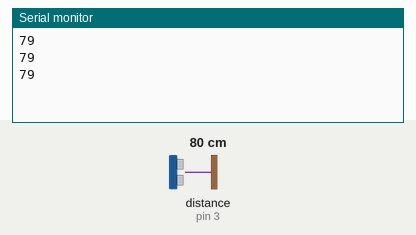
Simulated run of this sketch. Board: Arduino Uno, built with avr-gcc and run on an emulated ATmega328P. On the bench: the last lines printed to the serial monitor. Wiring (inferred from the names in the program): ultrasonic range finder: trigger pin 2; echo pin 3. The test bench sets the inputs (shaded band); at power-on: distance to the obstacle (sensor on pin 3) 80 cm. The echo pulse lasts 58.3 µs per cm.

Above: at 1.3 s.
1.4 s: distance to the obstacle (sensor on pin 3) set to 2 cm
At 1.9 s:
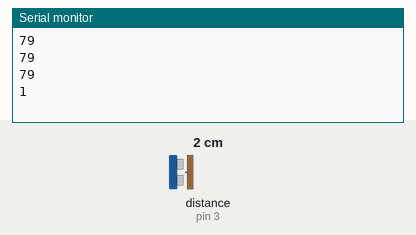
2.9 s: distance to the obstacle (sensor on pin 3) set to 4 cm
At 3.4 s:
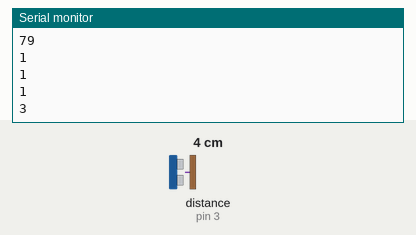
Timing chart, 0 to 5.9 s (numbered marks = the images above; inputs shaded):
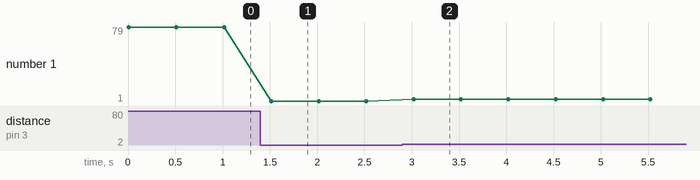

Measured:
- after the input at 1.4 s, the serial monitor: prints a new line after 0.12 s (image 1)
- after the input at 2.9 s, the serial monitor: prints a new line after 0.12 s (image 2)
- plotted number 1: 79 → 1 after the input at 1.4 s, 1 → 3 after the input at 2.9 s

The sketch:

sketch_jun14a.ino
```cpp
const int triggerpin=2;//ultrasonic sensor for distance measurement
const int echopin=3;
void setup() {
  // put your setup code here, to run once:
pinMode(triggerpin,OUTPUT);
pinMode(echopin,INPUT);
Serial.begin(9600);
}
void loop() {
  // put your main code here, to run repeatedly:
digitalWrite(triggerpin,1);
delayMicroseconds(10);
digitalWrite(triggerpin,0);
int duration=pulseIn(echopin,1);
int d=(duration/2)/29.1;
Serial.println(d);
delay(500);
}
```
